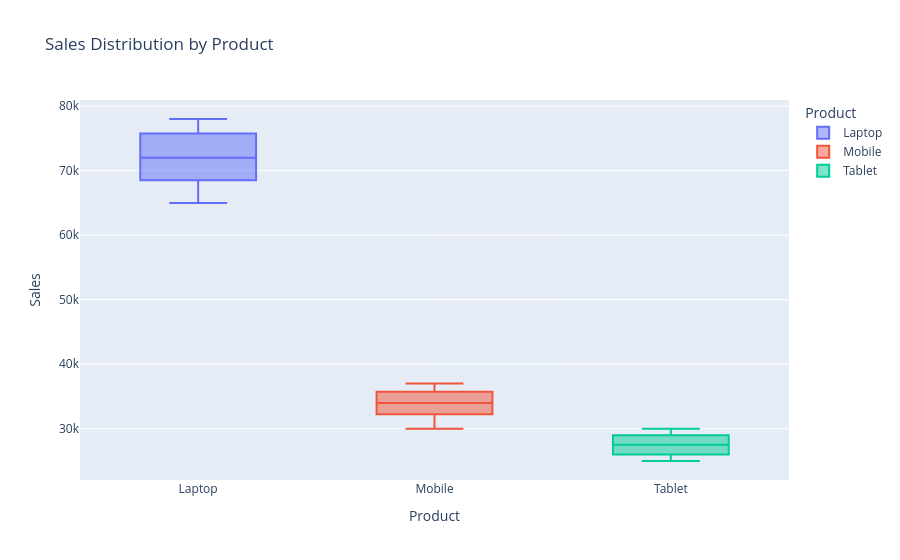

The code cell stored with this chart in its notebook:
### Code cell
#Box Plot – Sales Distribution of Each Product

fig = px.box(
    df,
    x="Product",
    y="Sales",
    color="Product",
    title="Sales Distribution by Product"
)

fig.show()

### Figure 1 — Plotly figure (JSON) as saved in the notebook; plotly's stock layout.template omitted (floating-point values rounded to 4 significant figures)
{"data": [{"alignmentgroup": "True", "hovertemplate": "Product=%{x}<br>Sales=%{y}<extra></extra>", "legendgroup": "Laptop", "marker": {"color": "#636efa"}, "name": "Laptop", "notched": false, "offsetgroup": "Laptop", "orientation": "v", "showlegend": true, "type": "box", "x": ["Laptop", "Laptop", "Laptop", "Laptop", "Laptop", "Laptop", "Laptop"], "x0": " ", "xaxis": "x", "y": [65000, 70000, 68000, 72000, 75000, 76000, 78000], "y0": " ", "yaxis": "y"}, {"alignmentgroup": "True", "hovertemplate": "Product=%{x}<br>Sales=%{y}<extra></extra>", "legendgroup": "Mobile", "marker": {"color": "#EF553B"}, "name": "Mobile", "notched": false, "offsetgroup": "Mobile", "orientation": "v", "showlegend": true, "type": "box", "x": ["Mobile", "Mobile", "Mobile", "Mobile", "Mobile", "Mobile", "Mobile"], "x0": " ", "xaxis": "x", "y": [30000, 32000, 35000, 33000, 34000, 36000, 37000], "y0": " ", "yaxis": "y"}, {"alignmentgroup": "True", "hovertemplate": "Product=%{x}<br>Sales=%{y}<extra></extra>", "legendgroup": "Tablet", "marker": {"color": "#00cc96"}, "name": "Tablet", "notched": false, "offsetgroup": "Tablet", "orientation": "v", "showlegend": true, "type": "box", "x": ["Tablet", "Tablet", "Tablet", "Tablet", "Tablet", "Tablet"], "x0": " ", "xaxis": "x", "y": [25000, 27000, 26000, 28000, 29000, 30000], "y0": " ", "yaxis": "y"}], "layout": {"boxmode": "overlay", "legend": {"title": {"text": "Product"}, "tracegroupgap": 0}, "title": {"text": "Sales Distribution by Product"}, "xaxis": {"anchor": "y", "categoryarray": ["Laptop", "Mobile", "Tablet"], "categoryorder": "array", "domain": [0, 1], "title": {"text": "Product"}}, "yaxis": {"anchor": "x", "domain": [0, 1], "title": {"text": "Sales"}}}}
